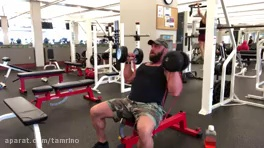
#> input picture tutorial/extracted_images/frame_1.jpg, 264 x 148 px, given as the content of the folder D:/ehsaniran/source, which was not available
$ python 'all_images_rot&crop.py'
#> lines starting #> are read from the running program, lines starting #| are printed output that depends on the picture; pictures that were not available may be replaced by others from this repository, and a replacement may not be noted
import cv2
import glob

for filename in glob.glob('D:\ehsaniran\source\*.jpg'):
    img = cv2.imread(filename)
#> img is the input picture: shape (148, 264, 3); mean B, G, R 118, 123.5, 139.1

    # extract image name from url
    n = filename.split("\\")
    na = str(n[-1])
    nam = na.split('.')
    name = str(nam[0])

    y,x,ht = img.shape
#> y = 148; x = 264; ht = 3
    xcrop = int(x/2)
#> xcrop = 132
    ycrop = int(y/2)
#> ycrop = 74
    matrix180 = cv2.getRotationMatrix2D((x/2,y/2),180,1)
    rot180 = cv2.warpAffine(img,matrix180,(x,y))
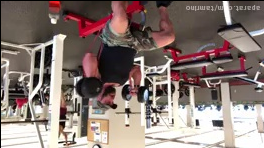
#> rot180: shape (148, 264, 3); mean B, G, R 116, 121.5, 137

    matrix90 = cv2.getRotationMatrix2D((x/2,y/2),90,1)
#> matrix90 = [[6.12e-17, 1, 58], [-1, 6.12e-17, 206]]
    rot90 = cv2.warpAffine(img,matrix90,(y,x))
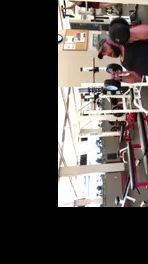
#> rot90: shape (264, 148, 3); mean B, G, R 66.9, 70, 75.9

    imgCropped = img[0:ycrop,0:xcrop]
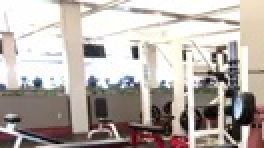
#> imgCropped: shape (74, 132, 3) (shown 2 times larger); mean B, G, R 168.9, 174.4, 182.6

    cv2.imwrite("D:\ehsaniran\\rot90\\"+name+"-rot90.jpg",rot90)
    cv2.imwrite("D:\ehsaniran\\rot180\\"+name+"-rot180.jpg",rot180)
    cv2.imwrite("D:\ehsaniran\cropped\\"+name+"-cropped.jpg",imgCropped)
